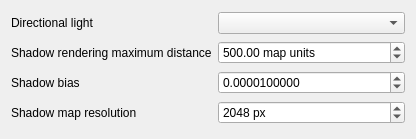
<?xml version="1.0" encoding="UTF-8"?>
<ui version="4.0">
 <class>ShadowRenderingSettingsWidget</class>
 <widget class="QWidget" name="ShadowRenderingSettingsWidget">
  <property name="geometry">
   <rect>
    <x>0</x>
    <y>0</y>
    <width>416</width>
    <height>139</height>
   </rect>
  </property>
  <layout class="QGridLayout" name="gridLayout">
   <item row="0" column="0">
    <widget class="QLabel" name="labelUsedDirectionalLight">
     <property name="text">
      <string>Directional light</string>
     </property>
    </widget>
   </item>
   <item row="0" column="1">
    <widget class="QComboBox" name="usedDirectionalLightComboBox"/>
   </item>
   <item row="1" column="0">
    <widget class="QLabel" name="labelShadowRenderinMaximumDistance">
     <property name="text">
      <string>Shadow rendering maximum distance</string>
     </property>
    </widget>
   </item>
   <item row="1" column="1">
    <widget class="QgsDoubleSpinBox" name="shadowRenderinMaximumDistanceSpinBox">
     <property name="suffix">
      <string> map units</string>
     </property>
     <property name="maximum">
      <double>9999999999.000000000000000</double>
     </property>
     <property name="value">
      <double>500.000000000000000</double>
     </property>
    </widget>
   </item>
   <item row="2" column="0">
    <widget class="QLabel" name="labelShadowBias">
     <property name="text">
      <string>Shadow bias</string>
     </property>
    </widget>
   </item>
   <item row="2" column="1">
    <widget class="QgsDoubleSpinBox" name="shadowBiasSpinBox">
     <property name="decimals">
      <number>10</number>
     </property>
     <property name="maximum">
      <double>1.000000000000000</double>
     </property>
     <property name="singleStep">
      <double>0.000010000000000</double>
     </property>
     <property name="value">
      <double>0.000010000000000</double>
     </property>
    </widget>
   </item>
   <item row="3" column="0">
    <widget class="QLabel" name="labelShadowMapResolution">
     <property name="text">
      <string>Shadow map resolution</string>
     </property>
    </widget>
   </item>
   <item row="3" column="1">
    <widget class="QgsSpinBox" name="shadowMapResolutionSpinBox">
     <property name="suffix">
      <string> px</string>
     </property>
     <property name="minimum">
      <number>128</number>
     </property>
     <property name="maximum">
      <number>8192</number>
     </property>
     <property name="value">
      <number>2048</number>
     </property>
    </widget>
   </item>
  </layout>
 </widget>
 <customwidgets>
  <customwidget>
   <class>QgsDoubleSpinBox</class>
   <extends>QDoubleSpinBox</extends>
   <header>qgsdoublespinbox.h</header>
  </customwidget>
  <customwidget>
   <class>QgsSpinBox</class>
   <extends>QSpinBox</extends>
   <header>qgsspinbox.h</header>
  </customwidget>
 </customwidgets>
 <resources/>
 <connections/>
</ui>
